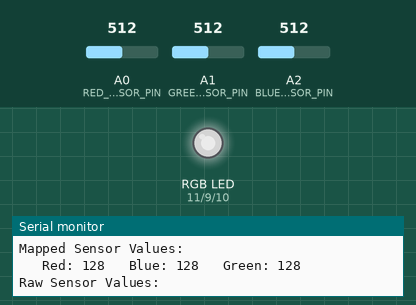
Simulated run of this sketch. Board: Arduino Uno, built with avr-gcc and run on an emulated ATmega328P. On the bench: an RGB LED mixed from three pins (HIGH = lit), the last lines printed to the serial monitor. Inputs (shaded band) come from the test bench; at power-on: A0 (RED_SENSOR_PIN) = 512, A1 (GREEN_SENSOR_PIN) = 512, A2 (BLUE_SENSOR_PIN) = 512. Dim RGB values are drawn brighter than linear.

Above: at 1.2 s.
1.3 s: A0 (RED_SENSOR_PIN) set to 408
At 2.6 s:
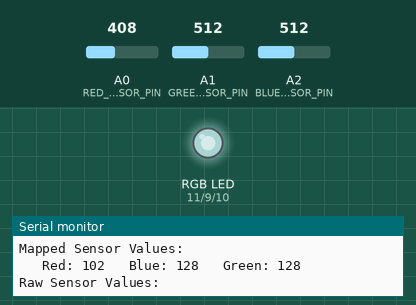
4.3 s: A0 (RED_SENSOR_PIN) set to 385
At 5.7 s:
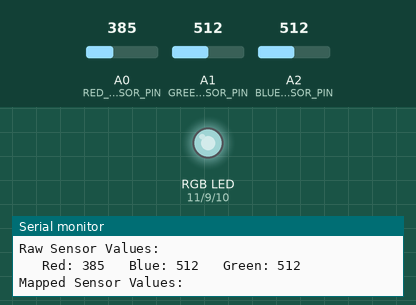
7.3 s: A1 (GREEN_SENSOR_PIN) set to 418
At 8.4 s:
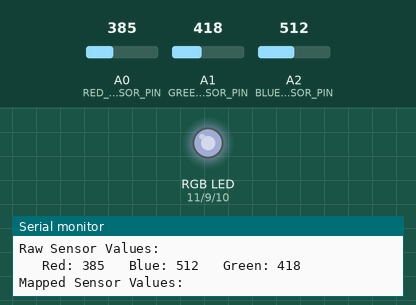
8.9 s: A1 (GREEN_SENSOR_PIN) set to 381
At 9.5 s:
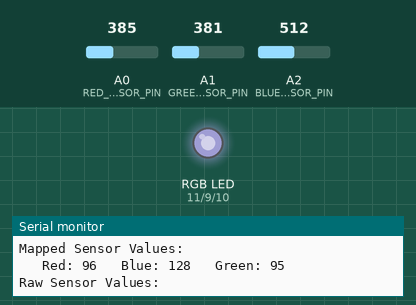
10.5 s: A2 (BLUE_SENSOR_PIN) set to 412
At 11.3 s:
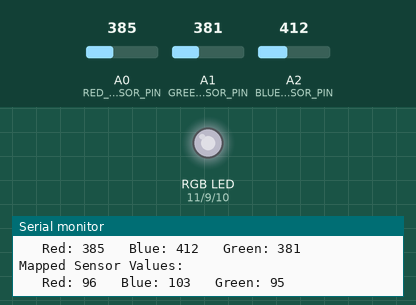
13.5 s: A2 (BLUE_SENSOR_PIN) set to 389
At 14.8 s:
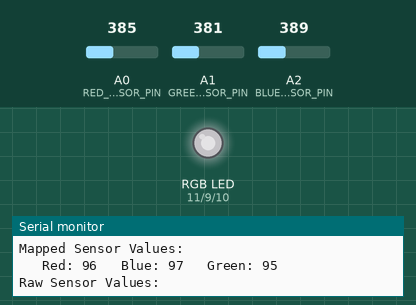
Timing chart, 0 to 16.5 s (numbered marks = the images above; inputs shaded):
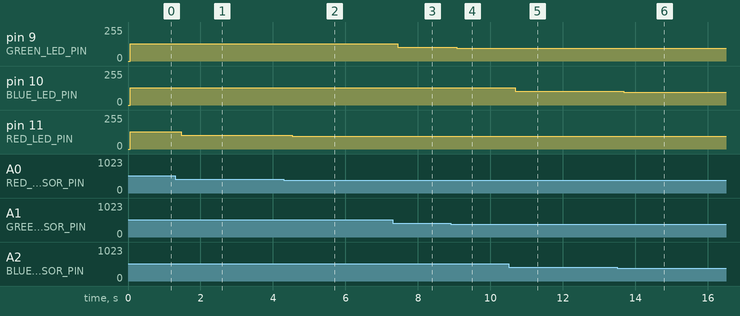

The sketch:

color_mixing_lamp.ino
```cpp
/**
 * @file     color_mixing_lamp.ino
 * @author   Phi Luu
 * @date     October 25, 2015
 *
 * @brief    Arduino Projects Book - Project 04: Color Mixing Lamp
 *
 * @section  DESCRIPTION
 *
 * Indicates different colors on the RGB LED according to the amount
 * of light each photocell receives.
 */

// Required hardware I/O connections
const byte RED_SENSOR_PIN = A0;   // connect red sensor to A0
const byte GREEN_SENSOR_PIN = A1; // connect green sensor to A1
const byte BLUE_SENSOR_PIN = A2;  // connect blue sensor to A2
const byte GREEN_LED_PIN = 9;     // connect green pin of the RGB LED to ~9
const byte BLUE_LED_PIN = 10;     // connect blue pin of the RGB LED to ~10
const byte RED_LED_PIN = 11;      // connect red pin of the RGB LED to ~11

// Global constants
const unsigned int BAUD_RATE = 9600;

// Global variables
unsigned int red_led_value = 0;
unsigned int blue_led_value = 0;
unsigned int green_led_value = 0;
unsigned int red_sensor_value = 0;
unsigned int blue_sensor_value = 0;
unsigned int green_sensor_value = 0;

void setup() {
    Serial.begin(BAUD_RATE);
    pinMode(RED_LED_PIN, OUTPUT);
    pinMode(BLUE_LED_PIN, OUTPUT);
    pinMode(GREEN_LED_PIN, OUTPUT);
}

void loop() {
    // read the values from the sensors
    // leave 5 miliseconds for Analog - Digital Conversion
    red_sensor_value = analogRead(RED_SENSOR_PIN);
    delay(5);
    blue_sensor_value = analogRead(BLUE_SENSOR_PIN);
    delay(5);
    green_sensor_value = analogRead(GREEN_SENSOR_PIN);

    // print those values onto the serial monitor
    Serial.println("Raw Sensor Values:");
    Serial.print("\t Red: ");
    Serial.print(red_sensor_value);
    Serial.print("\t Blue: ");
    Serial.print(blue_sensor_value);
    Serial.print("\t Green: ");
    Serial.println(green_sensor_value);

    // convert from 0-1023 to 0-255
    red_led_value = red_sensor_value / 4;     // define Red LED
    blue_led_value = blue_sensor_value / 4;   // define Blue LED
    green_led_value = green_sensor_value / 4; // define Green LED

    // print mapped values to serial monitor
    Serial.println("Mapped Sensor Values:");
    Serial.print("\t Red: ");
    Serial.print(red_led_value);
    Serial.print("\t Blue: ");
    Serial.print(blue_led_value);
    Serial.print("\t Green: ");
    Serial.println(green_led_value);

    // use analogWrite() to set output for RGB LED
    analogWrite(RED_LED_PIN, red_led_value);     // indicate red LED
    analogWrite(BLUE_LED_PIN, blue_led_value);   // indicate blue LED
    analogWrite(GREEN_LED_PIN, green_led_value); // indicate green LED
}
```

Measured:
- after the input at 1.3 s, pin 11 (RED_LED_PIN): 128/255 → 102/255 after 0.17 s
- after the input at 4.3 s, pin 11 (RED_LED_PIN): 102/255 → 96/255 after 0.23 s
- after the input at 7.3 s, pin 9 (GREEN_LED_PIN): 128/255 → 104/255 after 0.14 s
- after the input at 8.9 s, pin 9 (GREEN_LED_PIN): 104/255 → 95/255 after 0.17 s
- after the input at 10.5 s, pin 10 (BLUE_LED_PIN): 128/255 → 103/255 after 0.18 s
- after the input at 13.5 s, pin 10 (BLUE_LED_PIN): 103/255 → 97/255 after 0.18 s
